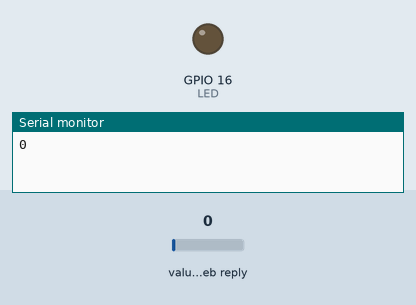
The sketch below on a simulated ESP8266 (NodeMCU). Parts: output pins drawn as LEDs (lit = HIGH), the last lines printed to the serial monitor. Inputs (shaded band) come from the test bench; at power-on: value in the web reply 0. WiFi joins after 1.5 s; servers stay silent unless stated; web services answer with replies made up by the test bench.

Above: at 1.3 s.
1.4 s: value in the web reply set to 2
At 3.2 s:
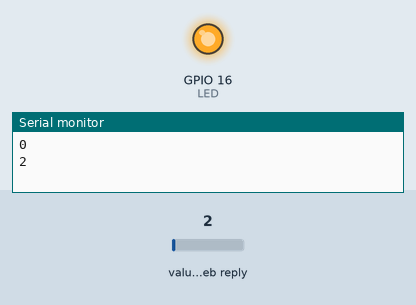
Timing chart, 0 to 4.7 s (numbered marks = the images above; inputs shaded):
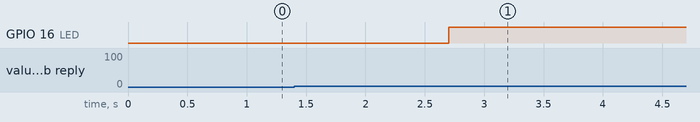

Measured:
- after the input at 1.4 s, GPIO 16 (LED): LOW → HIGH after 1.3 s

The sketch:

luminosidadeThingSpeak_biblioteca_appInventor.ino
```cpp
#include <ESP8266WiFi.h>
#include <ThingSpeak.h>

// WIFI
const char* ssid = "APtelefonia"; // rede wifi
const char* password = "Projeto360AP"; // senha wifi

// Variáveis
int count, val, LDRpin = A0, LED = 16, ledStatus=0;

// Canal 1
unsigned long myChannelNumber1 = 773444; // ID do
const char * myWriteAPIKey1 = "UKXTT7UAOM24JY4O"; // chave de escrita
const char * myReadAPIKey1 = "FB800MW0GYFK5CXN"; // chave de leitura

// Canal 2
unsigned long myChannelNumber2 = 774516; // ID do canal 2
const char * myWriteAPIKey2 = "PQYQ84TOF21TPHNJ"; // chave de escrita
const char * myReadAPIKey2 = "0PLPFQIR3E3GFHZ7"; // chave de leitura

WiFiClient client;

void setup(){

  pinMode(LED, OUTPUT);
  digitalWrite(LED, LOW);

  // conecta wifi
  WiFi.begin(ssid, password);

  ThingSpeak.begin(client);

  delay(100);
  Serial.begin(115200);

}

void loop(){
  if(count==10){
    val = analogRead(LDRpin); // Lê valor LDR
    Serial.println(val); //imprimi na serial

    // ID do canal, campo, valor, chave de escrita
    ThingSpeak.writeField(myChannelNumber1, 1,val, myWriteAPIKey1); //Update
    count=0;
  }

  // Lê estatus LED
  ledStatus  = int(ThingSpeak.readIntField(myChannelNumber2, 1, myReadAPIKey2));
  Serial.println(ledStatus); // imprimi na serial

  digitalWrite(LED, ledStatus); // Controla LED

  delay(2000);
  count++;

}
```
